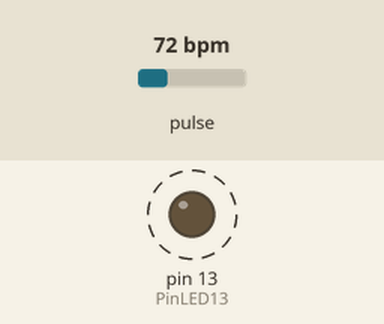
Simulated run of this sketch. Board: Arduino Uno, built with avr-gcc and run on an emulated ATmega328P. Shown: output pins drawn as LEDs (lit = HIGH). Dashed ring = blinking. The inputs (shaded band) are chosen by the test bench; at power-on: pulse 72 bpm. What the sketch prints to the serial monitor is not drawn.

Above: at 1.2 s.
1.3 s: pulse set to 42 bpm
At 2.8 s:
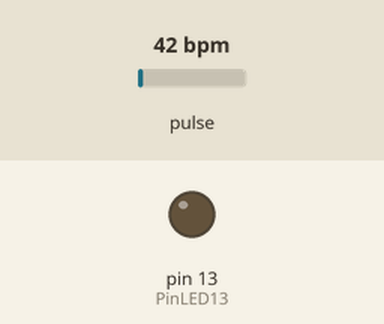
3.7 s: pulse set to 70 bpm
At 4.66 s:
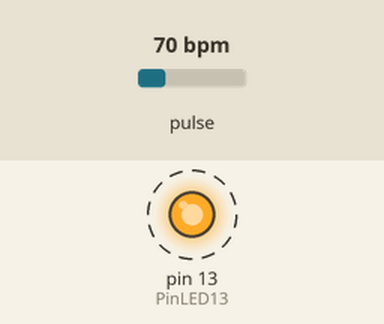
Timing chart, 0 to 12.7 s (numbered marks = the images above; inputs shaded):
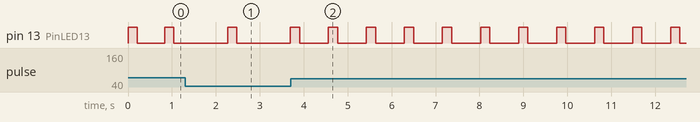

Measured:
- after the input at 3.7 s, pin 13 (PinLED13): alternates HIGH for 0.21 s and LOW for 0.66 s, starting after 0.86 s

The sketch:

E3.ino
```cpp
/*---------------------------------------------
  Curso de Desarrollo IoT
  Módulo: Makers
  Clase: 5
  Ejercicio: 3

  PINOUT:
  (Sensor de pulso)
  S -> A0
---------------------------------------------*/

#include <PulseSensorPlayground.h>

const int PinPulso = A0;
const int PinLED13 = 13;

int Umbral = 550;

PulseSensorPlayground sensorPulso;

void setup() {
  Serial.begin(9600);

  sensorPulso.analogInput(PinPulso);
  sensorPulso.blinkOnPulse(PinLED13);
  sensorPulso.setThreshold(Umbral);

  if (sensorPulso.begin()) {
    Serial.println("SENSOR DE PULSO CARDIACO");
  }
}

void loop() {
  int miBPM = sensorPulso.getBeatsPerMinute();

  if (sensorPulso.sawStartOfBeat()) {
    Serial.println("♥ Tu corazón está latiendo  ");
    Serial.print("PPM: ");
    Serial.println(miBPM);
  }

  delay(10);
}
```
